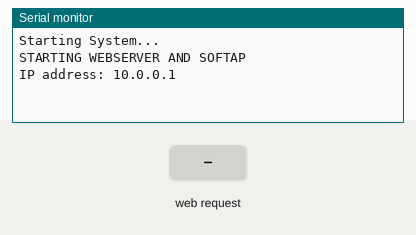
A sketch run on a simulated ESP32. Shown: the last lines printed to the serial monitor. The inputs (shaded band) are chosen by the test bench. WiFi joins after 1.5 s; servers stay silent unless stated; storage starts empty.

Above: at 3.9 s.
4.0 s: HTTP request GET / received
At 5.0 s:
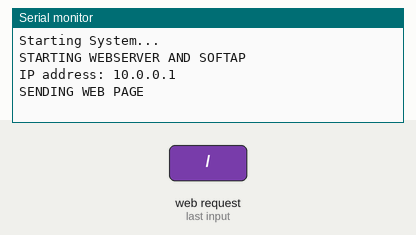
5.5 s: HTTP request GET /WiFiNetwork received
At 6.2 s:
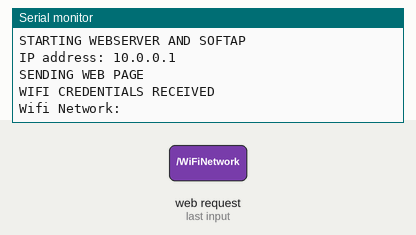
7.0 s: HTTP request GET /WiFiPassword received
At 7.4 s:
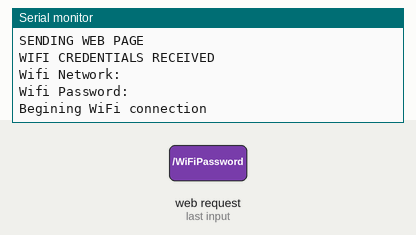

The sketch:

WiFiSetup.ino
```cpp
/*============================================================
File:                 WiFiPassWebServer.ino
Authors:              Rodrigo Alejandro Cruz Fagiani (20073)
Creation Date:        -2023
Title:                WiFi Password Configuration Test

Description:
Allow users to connect ESP32 to internet by introducing WiFi credentials
in a Web Server UI.

Backup Links:
- https://www.youtube.com/watch?v=pL3dhGtmcMY&t=741s&ab_channel=KrisKasprzak

============================================================*/

//====================================================================
// LIBRARIES
//====================================================================
// Arduino Libraries
#include <WiFi.h>
#include <WebServer.h>
#include <SPIFFS.h>

// Header Files
#include "index.h"

//====================================================================
// CONSTANTS
//====================================================================
// ### Test Constants
// #define USE_INTRANET
// #define LOCAL_SSID "ARRIS-CF84"
// #define LOCAL_PASS "70DFF7A1CF84"
// #define LOCAL_SSID "FEMSAMAN"
// #define LOCAL_PASS "3m80C3N2021"
// #define LOCAL_SSID "rodrigo_hotspot"
// #define LOCAL_PASS "Fideo123"

// WebServer WiFi Credentials
#define AP_SSID "PetFeeder"
#define AP_PASS ""

//====================================================================
// PROGRAM VARIABLES
//====================================================================
// XML variable to send web server
char XML[2048];
char buf[32];
char wifi_net[32] = "";                                // WiFi network name
char wifi_pas[32] = "";                                // WiFi password name

String wifi_network = "";
String wifi_password = "";

bool server_status = false;                             // Check if server is on or off

int connection_timeOut = 0;
int connection_status = 0;                              // 0 - Not started, 1 - Trying, 2 - Connected, 3 - Failed
int XML_flag_old = 0;
int XML_flag = 0;                                       // used to print XML once

// Web server creation variables
IPAddress Actual_IP;
IPAddress PageIP(10, 0, 0, 1);
IPAddress gateway(10, 0, 0, 1);
IPAddress subnet(255, 255, 255, 0);
IPAddress ip;
WebServer server(80);

//====================================================================
// SETUP
//====================================================================
void setup() {
  // Begin serial communication to test
  Serial.begin(115200);
  delay(500);
  Serial.println("Starting System...");

  // Turn off watch-dog timers to avoid interference with server
  disableCore0WDT();
  disableCore1WDT();

  // Start SPIFFS
    if (!SPIFFS.begin(true)) {
        Serial.println("An error occurred while mounting SPIFFS.");
        return;
    }

  // Initialize server for first connection
  initServer();
}

//====================================================================
// MAIN LOOP
//====================================================================
void loop() {
  checkWiFiConnection();

  // Cuando el servidor local está encendido...
  if (server_status) {
    server.handleClient();
  }
}

//====================================================================
// FUNCTION PROTOTYPES
//====================================================================
//Función para enviar el HTML
void SendWebsite() {
  Serial.println("\nSENDING WEB PAGE");
  server.send(200, "text/html", PAGE_MAIN);
}

void SendXML() {
  // Attach XML header
  strcpy(XML, "<?xml version = '1.0'?>\n<Data>\n");

  // Attach connection status
  if (connection_status == 1) {
    strcat(XML, "<C>Connecting...</C>\n");
    XML_flag = 1;
  } else if (connection_status == 2) {
    strcat(XML, "<C>Connected successfully</C>\n");
    XML_flag = 2;
  } else if (connection_status == 3) {
    strcat(XML, "<C>Connection failed</C>\n");
    XML_flag = 3;
  } else {
    strcat(XML, "<C>0</C>\n");
    XML_flag = 0;
  }

  // Attach XML ending
  strcat(XML, "</Data>\n");

  // Print new XML
  if (XML_flag != XML_flag_old) {
    Serial.println("\nXML UPDATE SENT");
    Serial.println(XML);
    XML_flag_old = XML_flag;
  }
  server.send(200, "text/xml", XML);
}

void printWifiStatus() {
  Serial.println("\nCONNECTION INFORMATION");

  // print the SSID of the network you're attached to:
  Serial.print("SSID: ");
  Serial.println(WiFi.SSID());

  // print your WiFi shield's IP address:
  ip = WiFi.localIP();
  Serial.print("IP Address: ");
  Serial.println(ip);

  // print the received signal strength:
  long rssi = WiFi.RSSI();
  Serial.print("signal strength (RSSI):");
  Serial.print(rssi);
  Serial.println(" dBm");
}

void WiFiNetwork() {
  // Set connection  counter to 0 and get the network name
  connection_timeOut = 0;
  wifi_network =  server.arg("VALUE");

  // Print WiFi network name
  Serial.println("\nWIFI CREDENTIALS RECEIVED");
  Serial.print("Wifi Network: ");Serial.println(wifi_network);

  // Send something back to client to maintain communication
  server.send(200, "text/plain", "");
}

void WiFiPassword() {
  // Get the WiFi password from server
  wifi_password =  server.arg("VALUE");

  // Print WiFi password
  Serial.print("Wifi Password: ");Serial.println(wifi_password);

  // Try connecting to Internet
  connection_status = 1;
  WiFi.begin(wifi_network, wifi_password);
  Serial.println("Begining WiFi connection");

  // Send something back to client to maintain communication
  server.send(200, "text/plain", "");
}

void closeServer() {
  // Indicate connection successfull and close WebServer and softAP
  WiFi.softAPdisconnect(true);
  server.stop();
  server_status = false;
  Serial.print("\nWEBSERVER AND SOFTAP CLOSED");
}

void checkWiFiConnection() {
  // If ESP32 Disconnected
  if (WiFi.status() != WL_CONNECTED && connection_status == 2) {
    if (connection_status != 1) {
      Serial.println("\nLOST CONNECTION, RECONNECTING...");
      connection_status = 1;
      connection_timeOut = 0;
    }
  }

  // Try to connect
  if (connection_timeOut >= 0 && connection_timeOut <= 40 && connection_status == 1) {
    delay(250);
    connection_timeOut++;
  }

  // If more than 10 seconds have passed...
  else if (connection_timeOut > 40){
    if (connection_status != 3) {
      Serial.println("\nCONNECTION TIMEOUT!");
      wifi_network = "";
      wifi_password = "";
      // Initialize server to allow user to connect and indicate error
      if (server_status == false) {
        initServer();
      }
      connection_status = 3;
    }
  }

  // When WiFi reconnects...
  if (WiFi.status() == WL_CONNECTED && connection_status != 2) {
    // Print connection info
    Actual_IP = WiFi.localIP();
    printWifiStatus();
    connection_status = 2;
    if (wifi_network == "" && wifi_password == "") {
      closeServer();
    }
  }
}

void initServer() {
  delay(2000);
  Serial.println("\nSTARTING WEBSERVER AND SOFTAP");

  // If directly connecting to ESP32, not connected to internet
  WiFi.softAP(AP_SSID, AP_PASS);
  delay(100);
  WiFi.softAPConfig(PageIP, gateway, subnet);
  delay(100);
  Actual_IP = WiFi.softAPIP();
  Serial.print("IP address: ");
  Serial.println(Actual_IP);

  // Conection to internal functions for server
  server.on("/", SendWebsite);
  server.on("/xml", SendXML);
  server.on("/WiFiNetwork", WiFiNetwork);
  server.on("/WiFiPassword", WiFiPassword);
  server.on("/Connected", closeServer);

  // Initializing server
  server.begin();
  server_status = true;
}
```

index.h
```cpp
const char PAGE_MAIN[] PROGMEM = R"=====(
<!DOCTYPE html>
<html lang="en">
<head>
    <meta charset="UTF-8">
    <meta name="viewport" content="width=device-width, initial-scale=1.0">
    <title>PetFeederConnect</title>
    <link rel="preconnect" href="https://fonts.googleapis.com">
    <link rel="preconnect" href="https://fonts.gstatic.com" crossorigin>
    <link href="https://fonts.googleapis.com/css2?family=Dancing+Script:wght@500&family=Fira+Sans:ital,wght@0,500;1,400&display=swap" rel="stylesheet">
    <link href="https://fonts.googleapis.com/css2?family=Poppins:wght@400;700&display=swap" rel="stylesheet">
</head>

<!-- CSS -->
<style>
    :root {
    --white: #FFFFFF;
    --gray: #F3F3F5;
    --dark-gray: #858383;
    --main: #FECF00;
    --black: #3E3D3F;
    --green: #08BC08;
    --red: #F00E0E;

    --logo-font: 'Dancing Script', cursive;
    --text-font: 'Poppins', sans-serif;
    }

    html {
        font-size: 62.5%;
        box-sizing: border-box;
    }

    *, *:before, *:after {
        margin: 0;
        padding: 0;
        box-sizing: border-box;
    }

    body {
        position: relative;
        background-color: var(--gray);
        display: block;
        flex-direction: column;
        width: 100vw;
        height: 100vh;
    }

    .screen-msg {
        display: flex;
        position: absolute;
        top: -10%;
        left: 50%;
        transform: translate(-50%, 10%);
        padding: 1rem 2rem;
        border-radius: 2rem;
        color: var(--white);
        align-items: center;
        justify-content:space-around;
        transition: top 0.2s ease, transform 0.2s ease;
    }

    .screen-msg h1 {
        font-size: 1.5rem;
        font-family: var(--text-font);
        font-weight: 600;
        margin-right: 2rem;
    }

    .screen-msg img {
        filter: invert(100%) sepia(100%) saturate(0%) hue-rotate(258deg) brightness(101%) contrast(102%);
        width: 3rem;
    }

    .screen-msg.active {
        top: 5%;
        left: 50%;
        transform: translate(-50%, -5%);

    }

    #msg-succeeded {
        background-color: var(--green);
    }

    #msg-failed {
        background-color: var(--red);
    }

    .main-container {
        position: absolute;
        display: block;
        border-radius: 2rem;
        top: 50%;
        left: 50%;
        transform: translate(-50%, -50%);
        padding: 3rem;
        box-shadow:  9px 9px 18px #d8d8da, -9px -9px 18px #ffffff;
    }

    .main-container h1 {
        margin: 2rem 0;
        font-family: var(--logo-font);
        font-size: 5rem;
    }

    .logo {
        display: flex;
        justify-content: center;
    }

    .tag1 {
        color: var(--main);
    }

    .tag2 {
        color: var(--dark-gray);
    }

    .form-container {
        display: flex;
        flex-direction: column;
    }

    .text-container {
        display: flex;
        align-items: center;
        justify-content: space-between;
        margin: 1rem 0;
    }

    label {
        font-family: var(--text-font);
        font-size: 1.5rem;
        font-weight: 400;
        color: var(--main);
    }

    input {
        border-color: transparent;
        border-radius: 2rem;
        outline: 0.2rem solid transparent;
        width: 30rem;
        height: 3.5rem;
        font-size: 1.5rem;
        font-family: var(--text-font);
        margin: 0 0 0 2rem;
        padding: 1rem;
        transition: outline 0.3s ease;
    }

    input:focus {
        outline: 0.2rem solid var(--main);
    }

    ::placeholder {
        color: #A3A3A3;
    }

    .button-container {
        display: flex;
        justify-content: space-between;
        width: 100%;
    }

    .connect-status {
        display: flex;
        visibility: hidden;
        align-items: center;
    }

    .connect-status.visible {
        visibility: visible;
    }

    .loader {
        position: relative;
        width: 4rem;
        height: 4rem;
        border-radius: 50%;
    }

    .loader::after,
    .loader::before {
        content: '';
        animation: loader 2s linear infinite;
        border: 3px solid var(--main);
        border-color: inherit;
        width: 4rem;
        height: 4rem;
        position: absolute;
        border-radius: 50%;
        border-color: var(--main);
    }

    .loader::after {
        opacity: 0;
        animation-delay: 1s;
    }

    .connect-message {
        margin-left: 1rem;
        color: var(--black);
        font-family: var(--text-font);
        font-size: 1.5rem;
    }

    @keyframes loader {
        0% {
            transform: scale(0);
            opacity: 1;
        }

        100% {
            transform: scale(1);
            opacity: 0;
        }
    }


    button {
        background: linear-gradient(145deg, #ffdd00, #e5ba00);
        border: none;
        border-radius: 1rem;
        height: 4rem;
        width: 16rem;
        margin-top: 1rem;
        padding: .5rem 2rem;
        font-family: var(--text-font);
        font-size: 2rem;
        font-weight: 500;
        box-shadow:  5px 5px 10px #c5c5c6, -5px -5px 10px #ffffff;
        transition: font-size 0.2s ease, background 0.5s ease, width 0.2s ease, margin-right 0.2s ease;
    }

    button:hover {
        cursor: pointer;
        font-size: 1.9rem;
        background: linear-gradient(145deg, #e5ba00, #ffdd00);
    }

    button:active {
        font-size: 1.8rem;
        width: 14rem;
        margin-right: 1rem;
    }

    @media (max-width: 700px) {

        .text-container {
            flex-direction: column;
            justify-content: left;
            margin: .5rem 0;
        }

        label {
            width: 100%;
            margin: .5rem 0;
        }

        input {
            margin: 0;
        }

        .button-container {
            margin-top: 1.5rem;
            flex-direction: column;
            align-items: center;
        }

        button {
            margin-top: 2rem;
        }
    }

    @media (max-width: 500px) {

        .main-container {
            box-shadow:  none;
        }
    }
</style>

<!-- HTML -->
<body onload="process()">
    <div class="screen-msg" id="msg-succeeded">
        <h1>Connection Successful!</h1>
        <img src="/icons/circle-check-solid.svg" alt="Successful">
    </div>

    <div class="screen-msg" id="msg-failed">
        <h1>Connection Failed!</h1>
        <img src="/icons/circle-xmark-solid.svg" alt="Failed">
    </div>

    <!-- Main Container -->
    <div class="main-container">
        <!-- Logo -->
        <div class="logo">
            <h1 class="tag1">PetFeeder</h1>
            <h1 class="tag2">Connect</h1>
        </div>

        <div id="network-list">

        </div>

        <!-- Form -->
        <div class="form-container">
            <div class="text-container">
                <label for="username-tb">Network:</label>
                <input type="text" id="username-tb" placeholder="Your Network Name">
            </div>

            <div class="text-container">
                <label for="password-tb">Password:</label>
                <input type="password" id="password-tb" placeholder="Your Network Password">
            </div>
        </div>

        <!-- Button  -->
        <div class="button-container">
            <div class="connect-status" id="connect-status">
                <span class="loader" id="loader"></span>
                <span class="connect-message" id="connect-message">Connecting</span>
            </div>
            <button class="connect-button" id="connect-button" onclick="clickConnect(document.getElementById('username-tb').value, document.getElementById('password-tb').value)">Connect</button>
        </div>
    </div>
</body>

<!-- JavaScript -->
<script>
    const button = document.getElementById("connect-button");
    const connect_status = document.getElementById("connect-status");
    const msg_failed = document.getElementById("msg-failed");
    const msg_succeeded = document.getElementById("msg-succeeded");
    const screen_msgs = document.getElementsByClassName("screen-msg");

    var xmlHttp=createXmlHttpObject();
    var connection_status = 1;

    function response(){
      var message;
      var xmlResponse;
      var xmldoc;

      xmlResponse=xmlHttp.responseXML;
      if (xmlResponse) {
        xmldoc = xmlResponse.getElementsByTagName("C");
        if (xmldoc.length > 0) {
          message = xmldoc[0].firstChild.nodeValue;
          if (message == "Connected successfully") {
            connect_status.classList.remove("visible");
            msg_succeeded.classList.add("active");
            xhttp.open("PUT", "Connected?VALUE=true", true);
            xhttp.send();
          } else if (message == "Connection failed"){
            connect_status.classList.remove("visible");
            msg_failed.classList.remove("active");
          } else if (message == "Connecting..."){
            connect_status.classList.add("visible");
            screen_msgs.classList.remove("active");
          } else {
            connect_status.classList.remove("visible");
            screen_msgs.classList.remove("active");
          }

          if (message == "Connecting...") {
            button.style.background = "#adadad";
          } else {
            button.style.background = "var(--main)";
          }
        }
      }
    }

    function createXmlHttpObject(){
      if(window.XMLHttpRequest){
          xmlHttp=new XMLHttpRequest();
      }
      else {
          xmlHttp=new ActiveXObject("Microsoft.XMLHTTP");
      }
      return xmlHttp;
    }

    function clickConnect(network, password) {
        WiFiNetwork(network);
        WiFiPassword(password);

        response();
    }

    function WiFiNetwork(network) {
    var xhttp = new XMLHttpRequest();
    xhttp.open("PUT", "WiFiNetwork?VALUE="+network, true);
    xhttp.send();
    }

    function WiFiPassword(password) {
    var xhttp = new XMLHttpRequest();
    xhttp.open("PUT", "WiFiPassword?VALUE="+password, true);
    xhttp.send();
    }

    function process(){
        if(xmlHttp.readyState==0 || xmlHttp.readyState==4) {
            xmlHttp.open("PUT","xml",true);
            xmlHttp.onreadystatechange=response;
            xmlHttp.send(null);
        }
        setTimeout("process()",200);
    }

</script>


</html>
)=====";
```

Measured:
- after the input at 4.0 s, the serial monitor: prints a new line at once (image 1)
- after the input at 5.5 s, the serial monitor: prints a new line at once (image 2)
- after the input at 7.0 s, the serial monitor: prints a new line at once (image 3)
